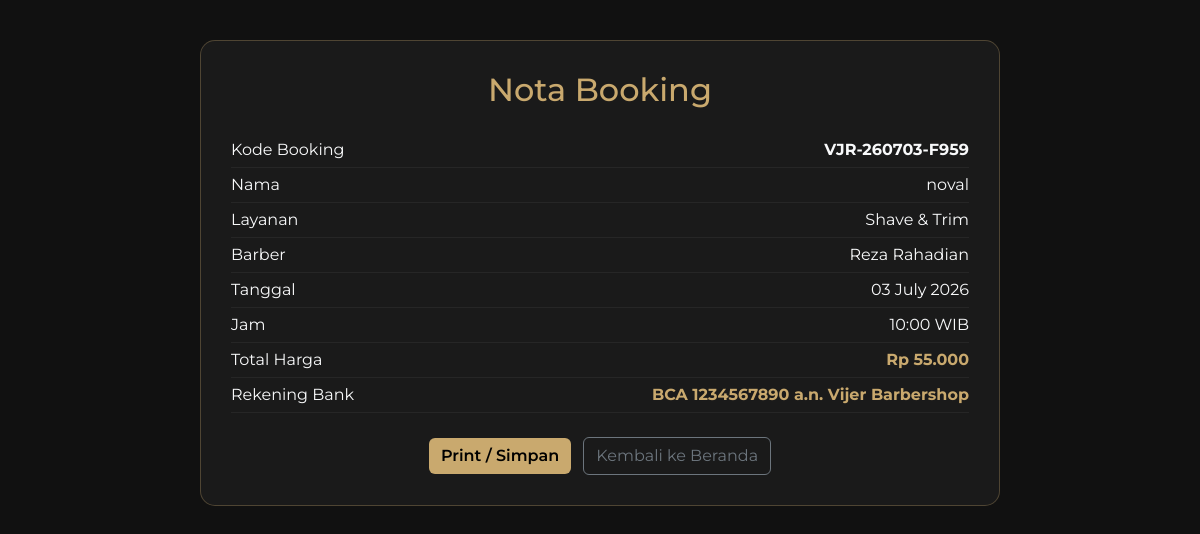
Page /booking_receipt.php?kode=VJR-260703-F959 on the committed database.
### tables this page shows
CREATE TABLE `booking` (
  `id_booking` int(11) NOT NULL AUTO_INCREMENT,
  `nama` varchar(100) DEFAULT NULL,
  `tanggal_booking` date DEFAULT NULL,
  `jam_booking` varchar(20) DEFAULT NULL,
  `id_layanan` int(11) DEFAULT NULL,
  `nama_pelanggan` varchar(100) NOT NULL,
  `kode_booking` varchar(30) DEFAULT NULL,
  `no_hp` varchar(20) DEFAULT NULL,
  `id_barber` int(11) DEFAULT NULL,
  `id_gaya` int(11) DEFAULT NULL,
  `status` varchar(30) DEFAULT 'pending',
  `total_harga` decimal(10,2) DEFAULT 0.00,
  `catatan` text DEFAULT NULL,
  `metode_pembayaran` varchar(50) DEFAULT NULL,
  `status_pembayaran` enum('Menunggu Pembayaran','Menunggu Verifikasi','Lunas','Ditolak') NOT NULL DEFAULT 'Menunggu Pembayaran',
  `bukti_pembayaran` varchar(255) DEFAULT NULL,
  `tanggal_pembayaran` datetime DEFAULT NULL,
  `checkin_at` datetime DEFAULT NULL,
  `tanggal_selesai` datetime DEFAULT NULL,
  `created_at` datetime DEFAULT current_timestamp(),
  PRIMARY KEY (`id_booking`)
);

CREATE TABLE `layanan` (
  `id_layanan` int(11) NOT NULL AUTO_INCREMENT,
  `nama_layanan` varchar(100) NOT NULL,
  `harga` decimal(10,2) NOT NULL DEFAULT 0.00,
  `durasi_menit` int(11) NOT NULL DEFAULT 30,
  `deskripsi` text DEFAULT NULL,
  `image_path` varchar(255) DEFAULT NULL,
  `status` enum('aktif','nonaktif') NOT NULL DEFAULT 'aktif',
  `created_at` datetime DEFAULT current_timestamp(),
  PRIMARY KEY (`id_layanan`)
);

CREATE TABLE `barber` (
  `id` int(11) NOT NULL AUTO_INCREMENT,
  `nama_barber` varchar(100) NOT NULL,
  `status` varchar(20) DEFAULT 'aktif',
  `id_barber` int(11) DEFAULT NULL,
  `foto_barber` varchar(255) DEFAULT NULL,
  `spesialisasi` varchar(150) DEFAULT NULL,
  PRIMARY KEY (`id`)
);

CREATE TABLE `settings` (
  `key` varchar(50) NOT NULL,
  `value` varchar(255) NOT NULL,
  PRIMARY KEY (`key`)
);

### koneksi.php (called while the page is built, shortened)
<?php
$host     = getenv('MYSQLHOST') ?: 'hayabusa.proxy.rlwy.net';
$username = getenv('MYSQLUSER') ?: 'root';
$password = getenv('MYSQLPASSWORD') ?: 'AErAuDgWqwPEDFcTWIMbwrsHZIXBCLEr';
$database = getenv('MYSQLDATABASE') ?: 'railway';
$port     = getenv('MYSQLPORT') ?: 26577;
$conn = new mysqli($host, $username, $password, $database, $port);
$conn->set_charset("utf8mb4");
function sanitize_input($data) {
    global $conn;
    $data = trim($data);
    $data = stripslashes($data);
    $data = htmlspecialchars($data);
    return $conn->real_escape_string($data);
}
?>

### settings.php (called while the page is built, shortened)
<?php
function get_setting($key) {
    global $conn;
    $stmt = $conn->prepare('SELECT `value` FROM settings WHERE `key` = ?');
    $stmt->bind_param('s', $key);
    $stmt->execute();
    $stmt->bind_result($value);
    if ($stmt->fetch()) {
        return $value;
    }
    return null;
}
?>

### booking_receipt.php (the view, shortened to what this page needs)
<?php
require_once __DIR__ . '/koneksi.php';
require_once __DIR__ . '/settings.php';
$kode_booking = sanitize_input($_GET['kode']);
$query = "
    SELECT b.*, l.nama_layanan, l.durasi_menit, br.nama_barber
    FROM booking b
    JOIN layanan l ON b.id_layanan = l.id_layanan
    JOIN barber br ON b.id_barber = br.id_barber
    WHERE b.kode_booking = ?
";
$stmt = $conn->prepare($query);
$stmt->bind_param('s', $kode_booking);
$stmt->execute();
$result = $stmt->get_result();
$booking = $result->fetch_assoc();
$bankAccount = get_setting('bank_account');
?>
<!DOCTYPE html>
<html lang="id" data-theme="dark">
<head>
    <link href="https://cdn.jsdelivr.net/npm/bootstrap@5.3.0/dist/css/bootstrap.min.css" rel="stylesheet">
</head>
<body>
    <div class="container">
        <div class="receipt-card">
            <h2 class="text-center mb-4 text-gold">Nota Booking</h2>
            <div class="detail-row"><span>Kode Booking</span><span class="fw-bold"><?php echo htmlspecialchars($kode_booking); ?></span></div>
            <div class="detail-row"><span>Nama</span><span><?php echo htmlspecialchars($booking['nama_pelanggan']); ?></span></div>
            <div class="detail-row"><span>Layanan</span><span><?php echo htmlspecialchars($booking['nama_layanan']); ?></span></div>
            <div class="detail-row"><span>Barber</span><span><?php echo htmlspecialchars($booking['nama_barber']); ?></span></div>
            <div class="detail-row"><span>Tanggal</span><span><?php echo date('d F Y', strtotime($booking['tanggal_booking'])); ?></span></div>
            <div class="detail-row"><span>Jam</span><span><?php echo date('H:i', strtotime($booking['jam_booking'])); ?> WIB</span></div>
            <div class="detail-row"><span>Total Harga</span><span class="text-gold fw-bold">Rp <?php echo number_format($booking['total_harga'],0,',','.'); ?></span></div>
            <?php if (!empty($bankAccount)) : ?>
            <div class="detail-row"><span>Rekening Bank</span><span class="text-gold fw-bold"><?php echo htmlspecialchars($bankAccount); ?></span></div>
            <?php endif; ?>
            <div class="text-center mt-4">
                <button class="btn btn-gold" onclick="window.print()">Print / Simpan</button>
                <a href="index.php" class="btn btn-outline-secondary ms-2">Kembali ke Beranda</a>
            </div>
        </div>
    </div>
</body>
</html>

### booking_receipt.php (style rules this page uses)
:root { --bg-color:#111111; --text-main:#f8f9fa; --gold-primary:#C9A96E; --border-color:rgba(201,169,110,0.3); }
body { background-color:var(--bg-color); color:var(--text-main); font-family:'Montserrat',sans-serif; padding:40px 0; }
.receipt-card { background:var(--card-bg, #1a1a1a); border:1px solid var(--border-color); border-radius:15px; padding:30px; max-width:800px; margin:auto; }
.text-gold { color:var(--gold-primary)!important; }
.detail-row { display:flex; justify-content:space-between; padding:5px 0; border-bottom:1px solid rgba(255,255,255,0.05); }
.btn-gold { background:var(--gold-primary); color:#000; font-weight:600; border:none; }

### rows in the picture
booking: nama_pelanggan "noval", id_layanan.nama_layanan "Shave & Trim", id_barber.nama_barber "Reza Rahadian", tanggal_booking "03 July 2026", jam_booking "10:00", total_harga "55.000"
settings: value "BCA 1234567890 a.n. Vijer Barbershop"

### other values in the picture
$kode_booking "VJR-260703-F959"
